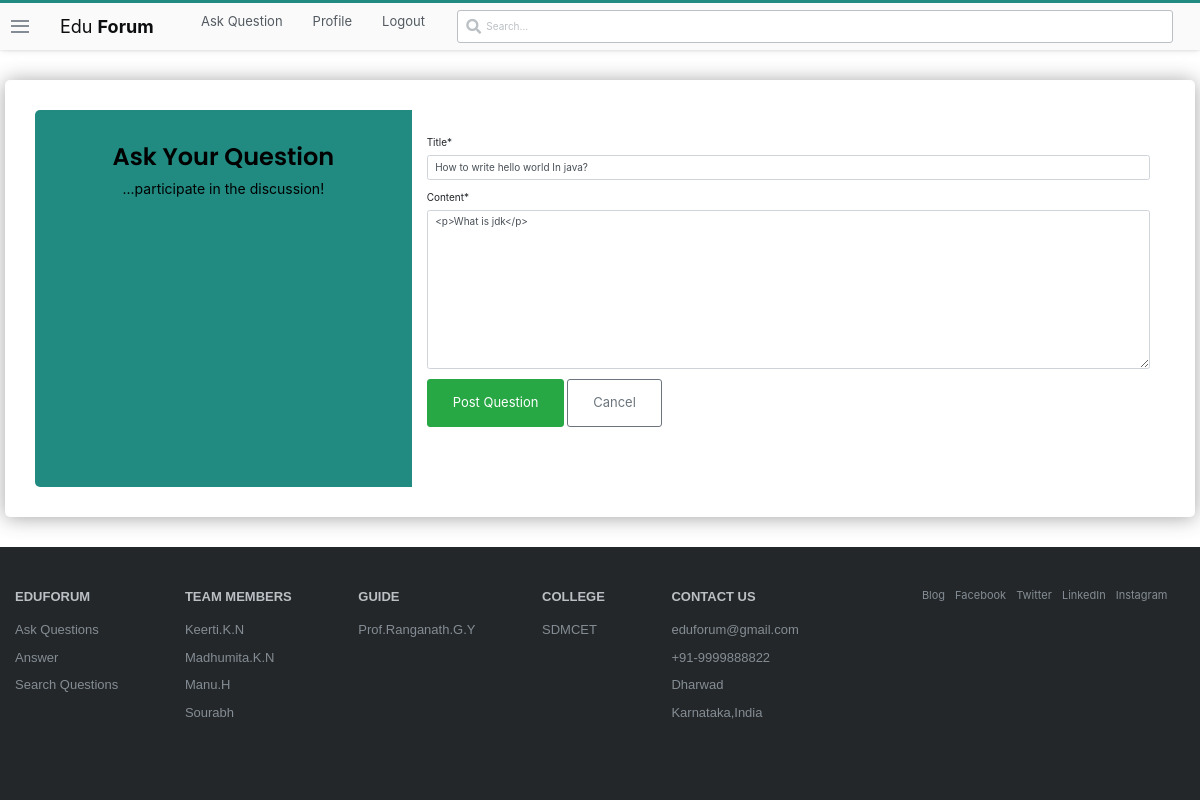
The page /questions/18/update/ (signed in) on the database its author committed.
### stackbase/models.py (models this page shows, shortened)
class Question(models.Model):
    user = models.ForeignKey(User, on_delete=models.CASCADE)
    title = models.CharField(max_length=10000)
    content = RichTextField()
    likes = models.ManyToManyField(User, related_name='question_post')
    date_created = models.DateTimeField(default=timezone.now)

### stackbase/views.py (the view, shortened to what this page needs)
# urls.py: path('questions/<int:pk>/update/', views.QuestionUpdateView.as_view(), name="question-update"),
class QuestionUpdateView(UserPassesTestMixin, LoginRequiredMixin, UpdateView):
    model = Question
    fields = ['title', 'content']
    def test_func(self):
        questions = self.get_object()
        if self.request.user == questions.user:
            return True
        return False

### stackbase/templates/stackbase/question_form.html (shortened to what this page needs)
{% extends 'base.html' %}
{% load static %}
{% load crispy_forms_tags %}
{% block content %}
    <!DOCTYPE html>
    <html lang="en">
    <head>
    </head>
    <body>
        <div class="page-content page-container" id="page-content">
            <div class="padding">
                <div class="row  d-flex justify-content-center">
                        <div class="card user-card-full">
                            <div class="row m-l-0 m-r-0">
                                <div class="col-sm-4 bg-c-lite-green user-profile">
                                    <div class="card-block text-center text-white" >
                                        <h6 class="f-w-600" style="font-size: 24px; color: black;">Ask Your Question</h6>
                                        <p style="font-size: 14px; color: black;">...participate in the discussion!</p>
                                    </div>
                                </div>
                                <div class="col-sm-8">
                                    <div class="card-block">
                                        </div>
                                        <form action="" method="POST" enctype="multipart/form-data">
                                                {{form|crispy}}
                                                <button class="btn btn-success" id="logout-btn" type="submit">Post Question</button>
                                                <a style="text-decoration: none; " class="btn btn-outline-secondary" href="">Cancel</a>
                                        </form>
                                        <ul class="social-link list-unstyled m-t-40 m-b-10">
                                            <li></li>
                                            <li></li>
                                            <li></li>
                                        </ul>
                                    </div>
                                </div>
                            </div>
                        </div>
                    </div>
                </div>
    </body>
    </html>
{% endblock content %}

### static/main.css (style rules this page uses)
:root { --white: #fff; --black: #0c0d0e; --orange: #f48024; --yellow: #fbf2d4; --green: #5eba7d; --blue: #0077cc; --powder: #e1ecf4; --red: #d1383d; --black-025: #fafafb; --black-050: #eff0f1; --black-075: #e4e6e8; --black-100: #d6d9dc; --black-150: #c8ccd0; --black-200: #bbc0c4; --black-300: #9fa6ad; --black-350: #9199a1; --black-400: #848d95; --black-500: #6a737c; --black-600: #535a60; --black-700: #3c4146; --black-750: #2f3337; --black-800: #242729; --black-900: #0c0d0e; --orange-050: #fff7f2; --orange-100: #fee3cf; --orange-200: #fcd0ad; --orange-300: #f7aa6d; --orange-400: #f48024; --orange-500: #f2720c; --orange-600: #da670b; --orange-700: #bd5c00; --orange-800: #a35200; --orange-900: #874600; --blue-050: #f2f9ff; --blue-100: #cfeafe; --blue-200: #addafc; --blue-300: #6cbbf7; --blue-400: #379fef; --blue-500: #0095ff; --blue-600: #0077cc; --blue-700: #0064bd; --blue-800: #0054a3; --blue-900: #004487; --powder-050: #f4f8fb; --powder-100: #e1ecf4; --powder-200: #d1e5f1; --powder-300: #b3d3ea; --powder-400: #a0c7e4; --powder-500: #7aa7c7; --powder-600: #5b8db1; --powder-700: #39739d; --powder-800: #2c5777; --powder-900: #1e3c52; --green-025: #eef8f1; --green-050: #dcf0e2; --green-100: #cae8d4; --green-200: #a6d9b7; --green-300: #82ca9a; --green-400: #5eba7d; --green-500: #48a868; --green-600: #3d8f58; --green-700: #2f6f44; --green-800: #29603b; --green-900: #1e472c; --yellow-050: #fdf7e3; --yellow-100: #fbf2d4; --yellow-200: #f1e5bc; --yellow-300: #e6d178; --yellow-400: #e9c63f; --yellow-500: #ddb624; --yellow-600: #cea51b; --yellow-700: #b89516; --yellow-800: #9f8010; --yellow-900: #826a0b; --red-050: #fdf3f4; --red-100: #f9d3d7; --red-200: #f4b4bb; --red-300: #e87c87; --red-400: #de535e; --red-500: #d1383d; --red-600: #c02d2e; --red-700: #ac2726; --red-800: #942121; --red-900: #7a1819; --gold: #ffcc01; --gold-lighter: #fff4d1; --gold-darker: #f1b600; --silver: #b4b8bc; --silver-lighter: #e8e8e8; --silver-darker: #9a9c9f; --bronze: #caa789; --bronze-lighter: #f2e9e1; --bronze-darker: #ab825f; --fc-dark: #0c0d0e; --fc-medium: #3c4146; --fc-light: #6a737c; --focus-ring: rgba(0,149,255,0.15); --focus-ring-success: rgba(166,217,183,0.4); --focus-ring-warning: rgba(233,198,63,0.4); --focus-ring-error: rgba(192,45,46,0.15); --focus-ring-muted: rgba(36,39,41,0.1); --bs-sm: 0 1px 2px rgba(0,0,0,0.05),0 1px 4px rgba(0,0,0,0.05),0 2px 8px rgba(0,0,0,0.05); --bs-md: 0 1px 3px rgba(0,0,0,0.06),0 2px 6px rgba(0,0,0,0.06),0 3px 8px rgba(0,0,0,0.09); --bs-lg: 0 1px 4px rgba(0,0,0,0.09),0 3px 8px rgba(0,0,0,0.09),0 4px 13px rgba(0,0,0,0.13); --scrollbar: rgba(0,0,0,0.2); --highlight-bg: #f6f6f6; --highlight-color: #2f3337; --highlight-comment: #656e77; --highlight-punctuation: var(--black-600); --highlight-namespace: #b75501; --highlight-attribute: #015692; --highlight-literal: #b75501; --highlight-symbol: #803378; --highlight-keyword: #015692; --highlight-variable: #54790d; --highlight-addition: #2f6f44; --highlight-deletion: #c02d2e; --dark-blue:#2b2d6e; --magnolia:#f7f6f9; }
*, *::before, *::after { margin: 0; padding: 0; box-sizing: border-box; }
html { font-family: Arial, "Helvetica Neue", Helvetica, sans-serif; font-size: 10px; color: var(--black-800); }
ul { list-style: none; }
a { text-decoration: none; color: var(--blue-600); cursor: pointer; }
.btn { text-align: center; font-size: 1.3rem; border-radius: 3px; transition: all 0.5s; padding: 1.3rem 2.5rem; }
.card { flex: 1 auto; flex-basis: calc(33% - 4rem); display: flex; flex-direction: column; background-color: var(--white); box-shadow: var(--bs-sm); padding: 3rem; border-radius: 0.7rem; margin: 2rem; position: relative; }

### stackbase/templates/stackbase/question_form.html (style rules this page uses)
body { background-color: #ffff }
.padding { padding-top: 6rem !important }
.user-card-full { overflow: hidden }
.card { border-radius: 5px; -webkit-box-shadow: 0 1px 20px 0 rgba(69, 90, 100, 0.08); box-shadow: 0 1px 20px 0 rgba(53, 53, 53, 0.452); border: none; margin-bottom: 30px }
.m-r-0 { margin-right: 0px }
.m-l-0 { margin-left: 0px }
.user-card-full .user-profile { border-radius: 5px 0 0 5px }
.bg-c-lite-green { background: -webkit-gradient(linear, left top, right top, from(#f29263), to(#ee5a6f)); background: #218B82; }
.user-profile { padding: 20px 0 }
.card-block { padding: 1.25rem }
h6 { font-size: 13px; font-family: 'Poppins', sans-serif; }
.card .card-block p { line-height: 25px }
.m-b-10 { margin-bottom: 10px }
.f-w-600 { font-weight: 600 }
.m-t-40 { margin-top: 20px }
.user-card-full .social-link li { display: inline-block }

### rows shown on the page
Question: title "How to write hello world In java?", content "<p>What is jdk</p>"
